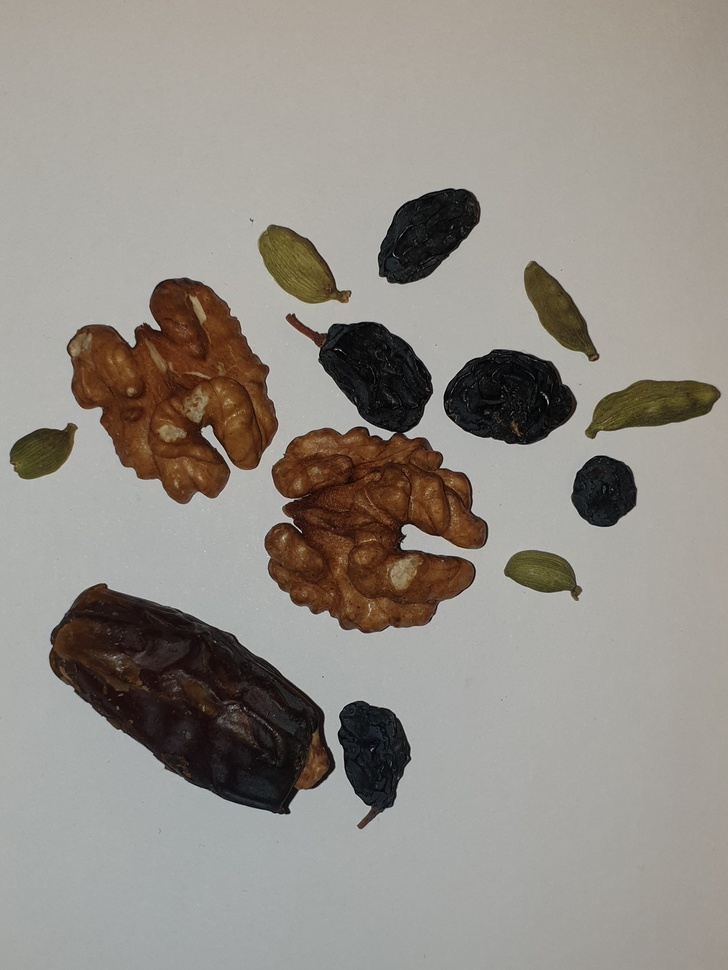
#> input picture op3/af1.jpg, 728 x 970 px, shrunk from 1841 x 2454 before the run
$ python otsu.py
#> lines starting #> are read from the running program, lines starting #| are printed output that depends on the picture; after the words box and inside, x2 and y2 are one past the last pixel; in counts of white or black regions, pixels touching at a corner belong together
import cv2
import numpy as np
from matplotlib import pyplot as plt

img = cv2.imread('af1.jpg', 0)
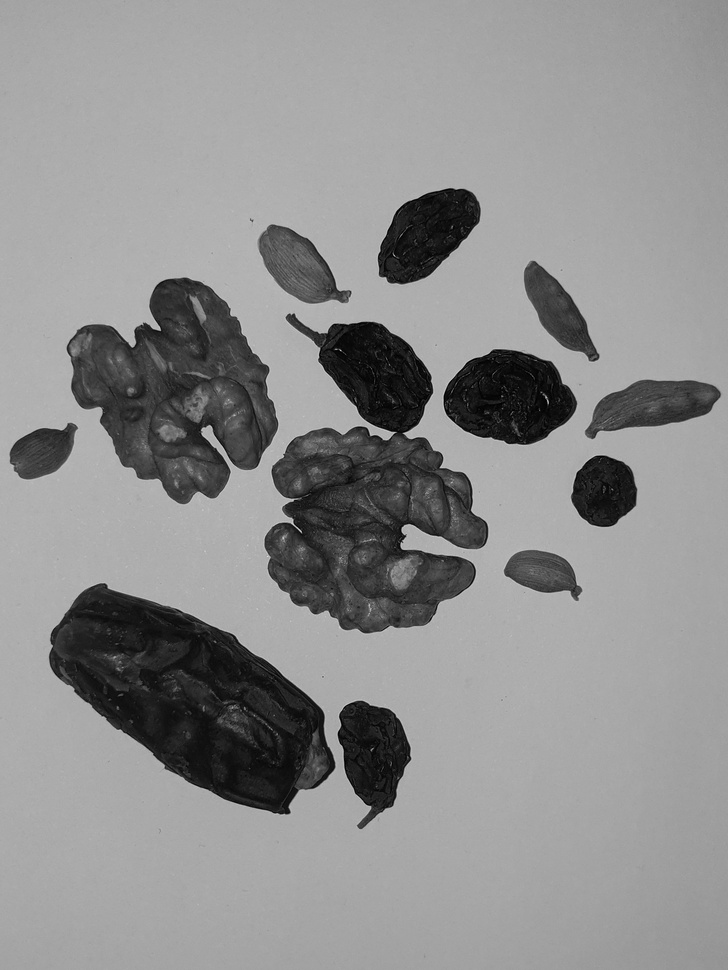
#> img: shape (970, 728); min 0, max 223, mean 142.6

# enhancement
img = cv2.bilateralFilter(img, 20, 50, 50)

# segmentatie
kernel = np.ones((5, 5), np.uint8)

# Removing noise
img = cv2.morphologyEx(img, cv2.MORPH_OPEN, kernel)

## testing
# global thresholding
ret1, th1 = cv2.threshold(img, 127, 255, cv2.THRESH_BINARY)
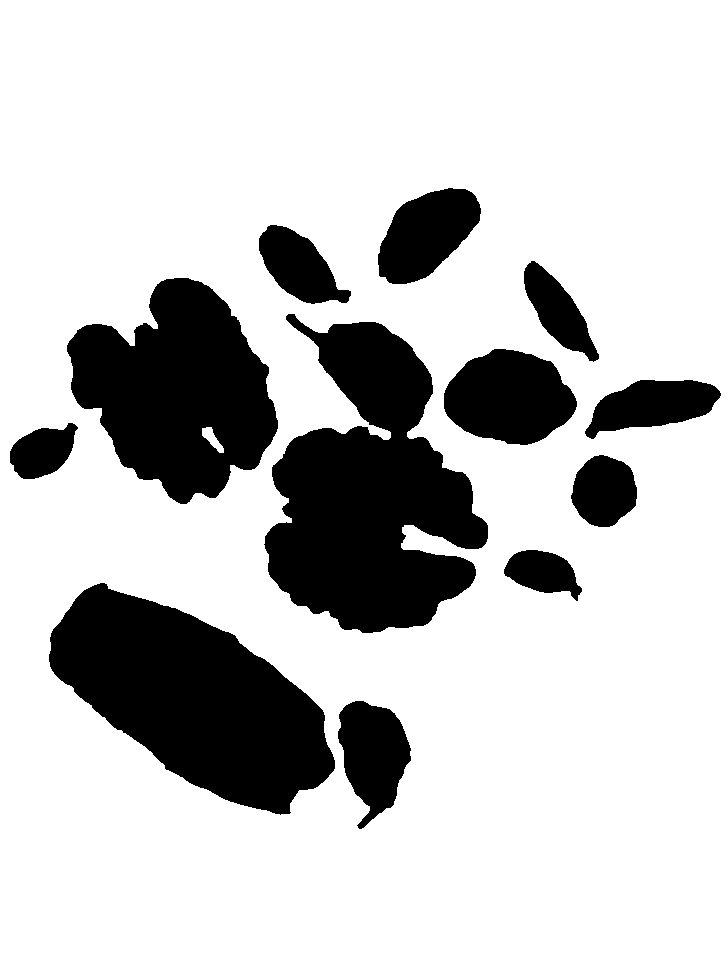
#> th1: shape (970, 728); 78.4% white; 12 black regions, largest, box (x1, y1, x2, y2) and area: (264, 314, 488, 633) 42492, (49, 583, 335, 815) 37215, (67, 278, 278, 504) 29920
# Otsu's thresholding
ret2, th2 = cv2.threshold(img, 0, 255, cv2.THRESH_BINARY + cv2.THRESH_OTSU)
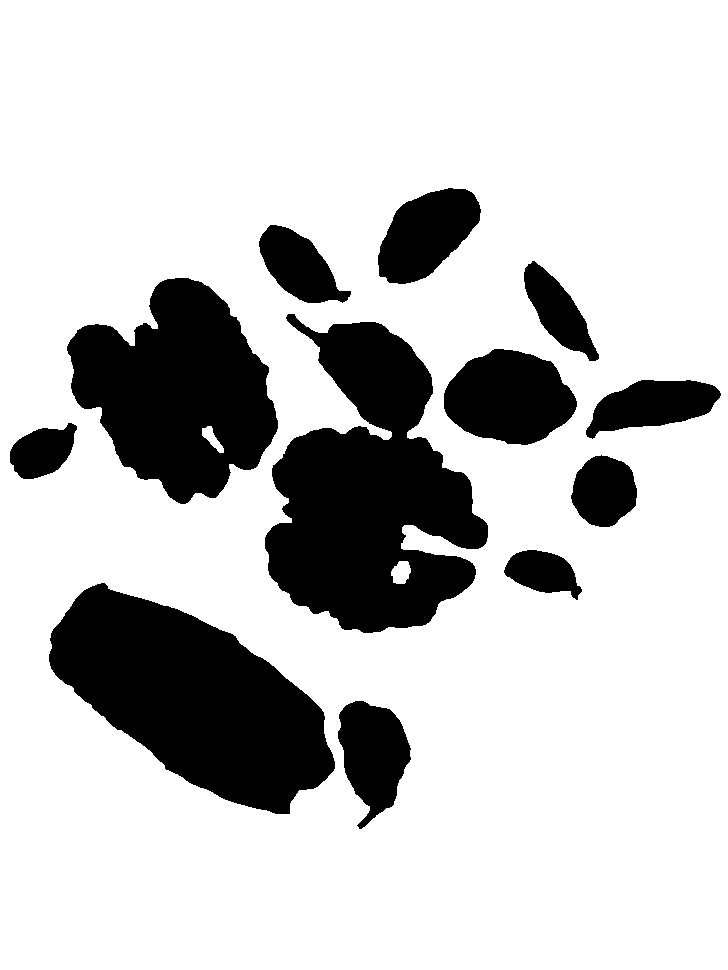
#> th2: shape (970, 728); 78.6% white; 12 black regions, largest, box (x1, y1, x2, y2) and area: (265, 314, 488, 633) 42012, (49, 583, 335, 814) 37144, (67, 278, 278, 504) 29793
#> ret2 = 107
# Otsu's thresholding after Gaussian filtering
blur = cv2.GaussianBlur(img, (5, 5), 0)
ret3, th3 = cv2.threshold(blur, 0, 255, cv2.THRESH_BINARY + cv2.THRESH_OTSU)
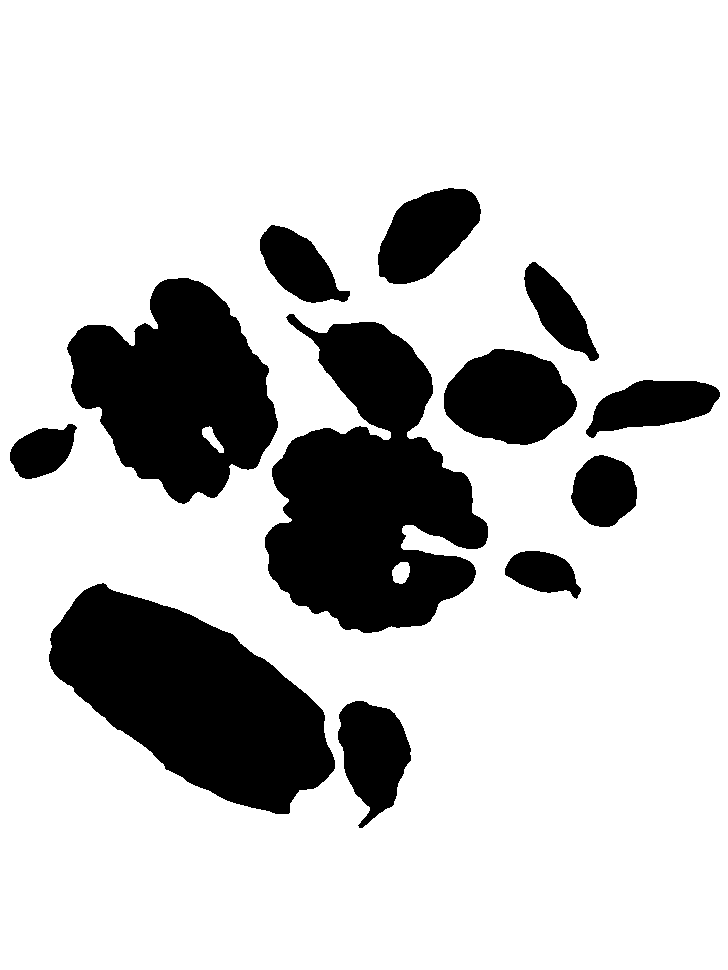
#> th3: shape (970, 728); 78.6% white; 12 black regions, largest, box (x1, y1, x2, y2) and area: (265, 314, 488, 633) 41994, (49, 583, 335, 814) 37194, (67, 278, 278, 504) 29694
#> ret3 = 108
# plot all the images and their histograms
images = [img, 0, th1,
          img, 0, th2,
          blur, 0, th3]
titles = ['Original Noisy Image', 'Histogram', 'Global Thresholding (v=127)',
          'Original Noisy Image', 'Histogram', "Otsu's Thresholding",
          'Gaussian filtered Image', 'Histogram', "Otsu's Thresholding"]
for i in range(3):
    plt.subplot(3, 3, i * 3 + 1), plt.imshow(images[i * 3], 'gray')
    plt.title(titles[i * 3]), plt.xticks([]), plt.yticks([])
    plt.subplot(3, 3, i * 3 + 2), plt.hist(images[i * 3].ravel(), 256)
    plt.title(titles[i * 3 + 1]), plt.xticks([]), plt.yticks([])
    plt.subplot(3, 3, i * 3 + 3), plt.imshow(images[i * 3 + 2], 'gray')
    plt.title(titles[i * 3 + 2]), plt.xticks([]), plt.yticks([])
plt.show()
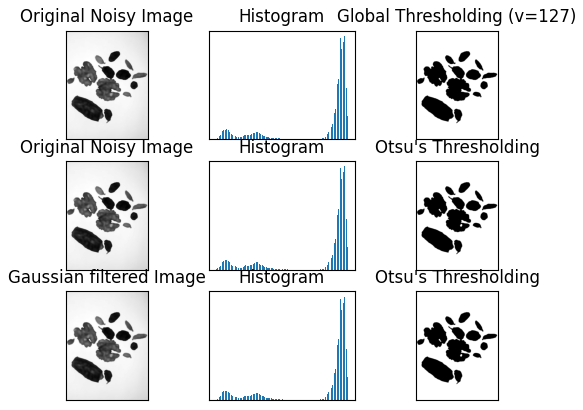
#> figure drawn by matplotlib, 9 panels

cv2.waitKey(0)
cv2.destroyAllWindows()

$ run again, with op3/af2.jpg copied over op3/af1.jpg
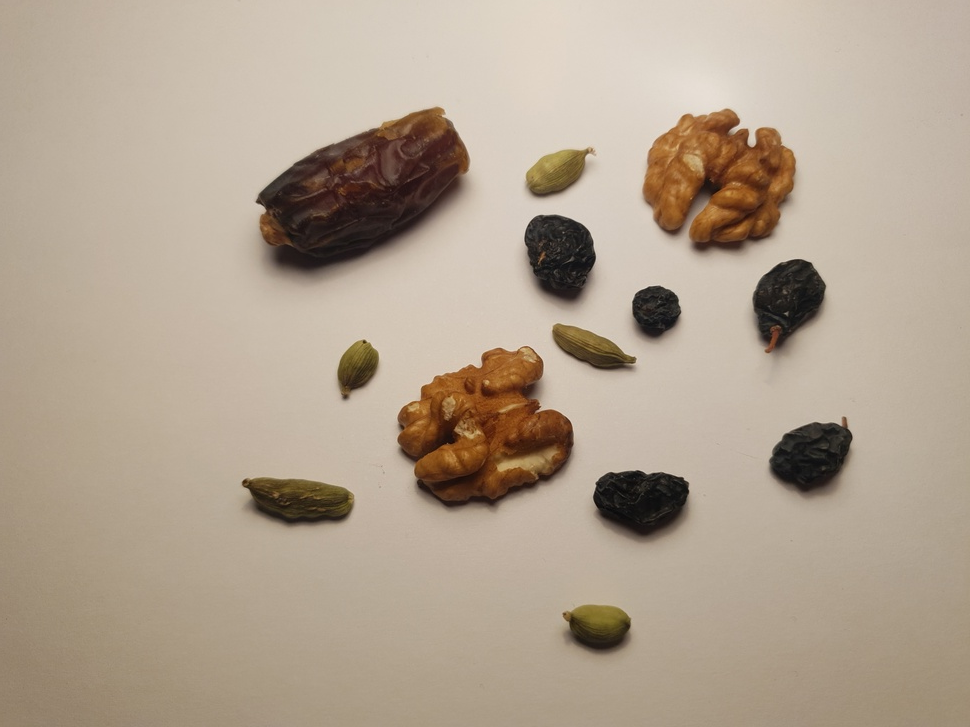
#> input picture op3/af2.jpg, 970 x 727 px, shrunk from 4032 x 3024 before the run
#> `ret1, th1 = cv2.threshold(img, 127, 255, cv2.THRESH_BINARY)`:
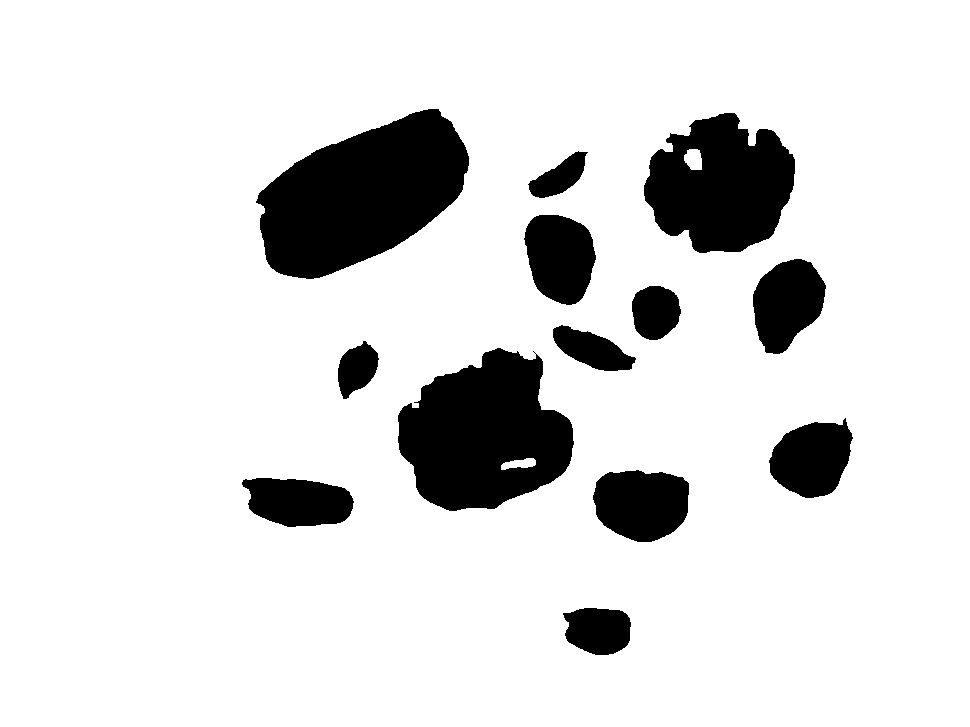
#> th1: shape (727, 970); 87% white; 13 black regions, largest, box (x1, y1, x2, y2) and area: (256, 109, 469, 279) 22967, (398, 348, 574, 511) 19790, (644, 113, 795, 253) 14957
#> th2: shape (727, 970); 87.3% white; 14 black regions (1 under 20 px), largest, box (x1, y1, x2, y2) and area: (256, 109, 469, 278) 22689, (398, 348, 574, 510) 19440, (644, 114, 795, 253) 13978
#> ret2 = 121
#> `ret3, th3 = cv2.threshold(blur, 0, 255, cv2.THRESH_BINARY + cv2.THRESH..`:
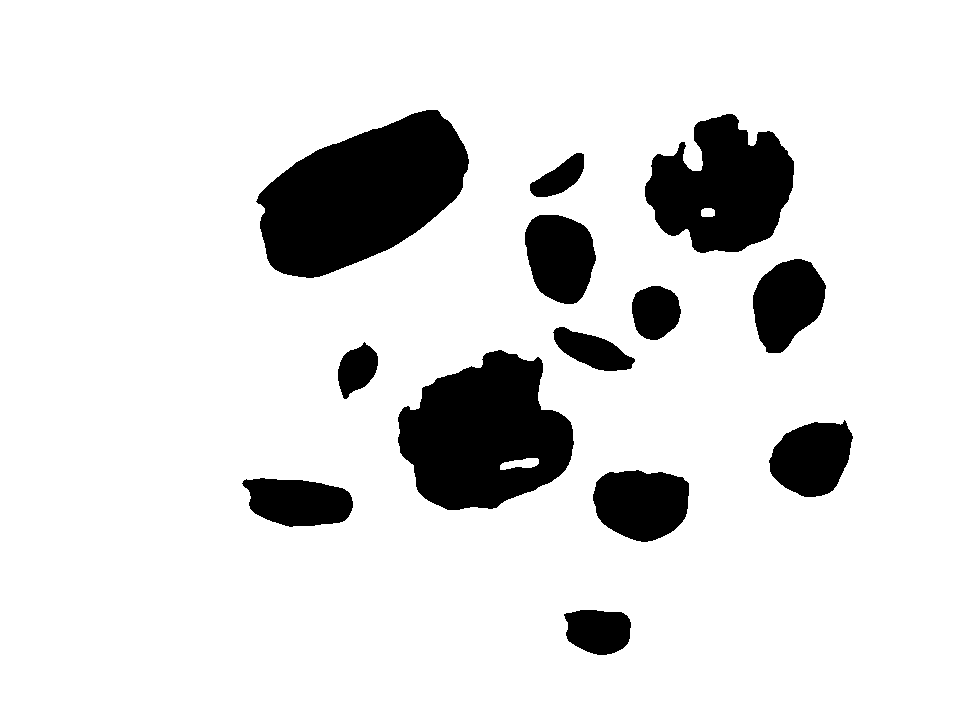
#> th3: shape (727, 970); 87.4% white; 13 black regions, largest, box (x1, y1, x2, y2) and area: (256, 110, 469, 278) 22625, (398, 350, 574, 510) 19386, (645, 114, 794, 253) 13920

$ run again, with op3/af3.jpg copied over op3/af1.jpg
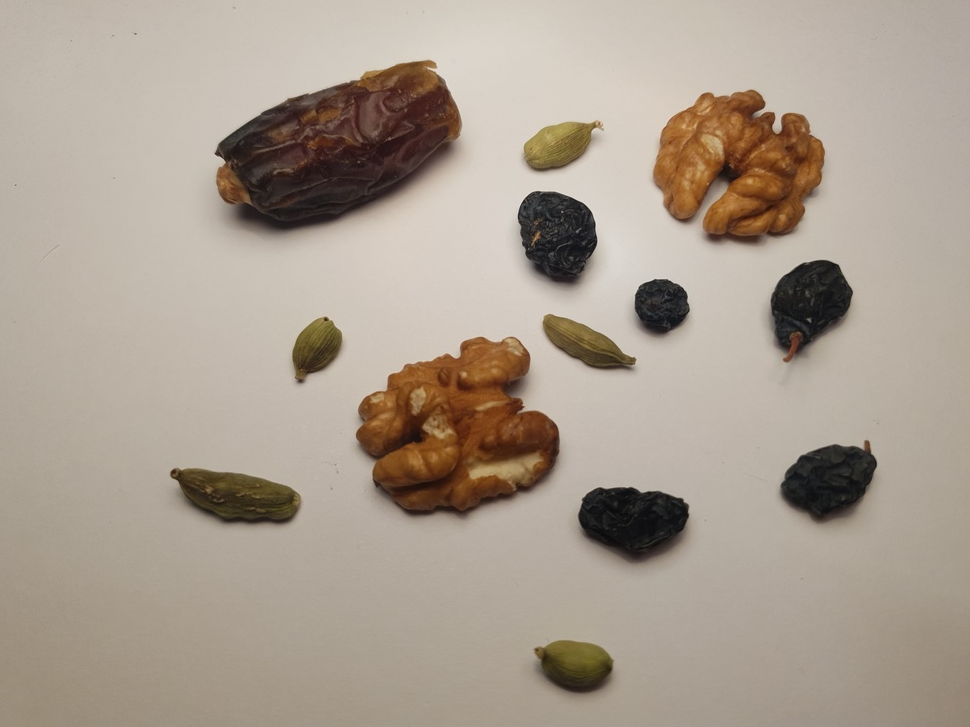
#> input picture op3/af3.jpg, 970 x 727 px, shrunk from 4032 x 3024 before the run
#> `ret1, th1 = cv2.threshold(img, 127, 255, cv2.THRESH_BINARY)`:
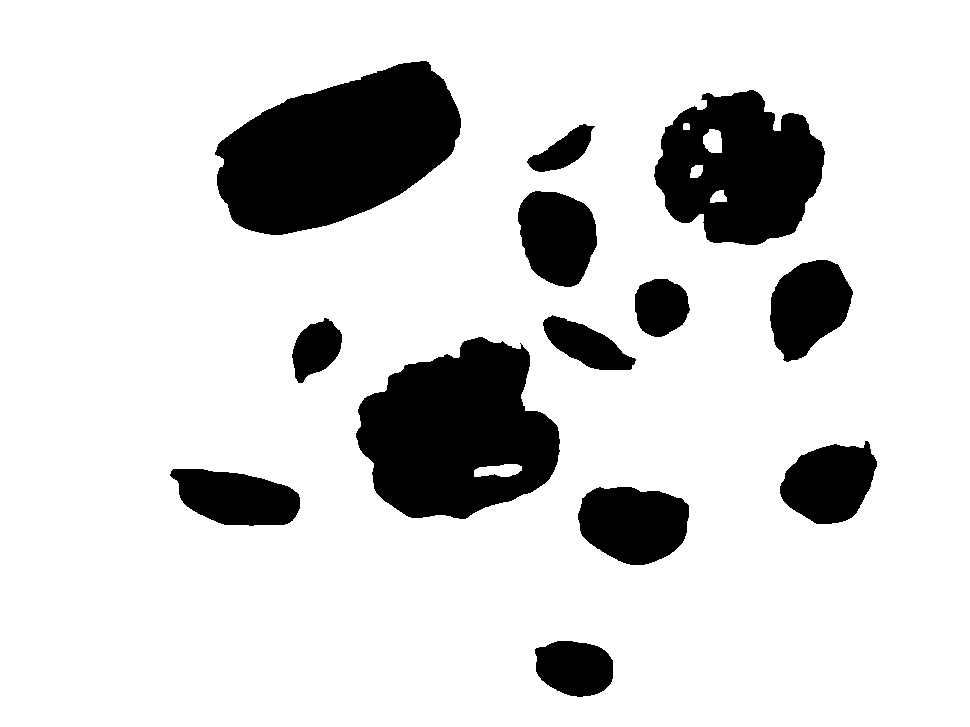
#> th1: shape (727, 970); 83.8% white; 13 black regions, largest, box (x1, y1, x2, y2) and area: (215, 61, 461, 235) 28238, (356, 337, 560, 519) 25850, (654, 90, 825, 245) 18443
#> th2: shape (727, 970); 84.2% white; 14 black regions (1 under 20 px), largest, box (x1, y1, x2, y2) and area: (215, 61, 461, 234) 27980, (356, 337, 560, 519) 25383, (655, 90, 825, 245) 17009
#> ret2 = 121
#> `ret3, th3 = cv2.threshold(blur, 0, 255, cv2.THRESH_BINARY + cv2.THRESH..`:
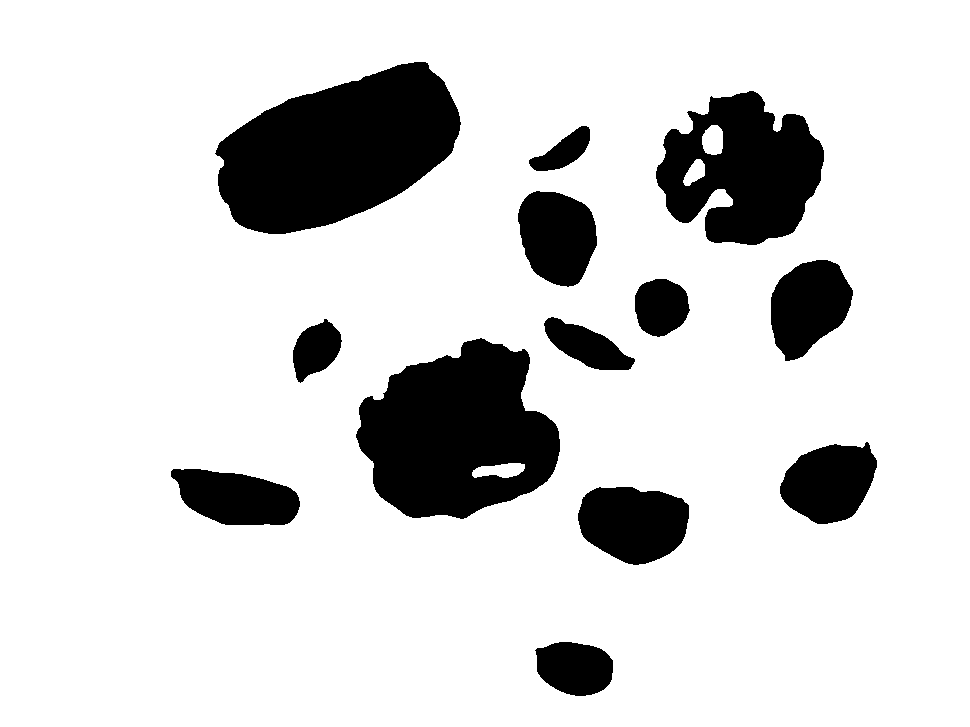
#> th3: shape (727, 970); 84.3% white; 13 black regions, largest, box (x1, y1, x2, y2) and area: (215, 62, 461, 234) 27913, (356, 338, 560, 519) 25337, (656, 91, 824, 245) 16916
